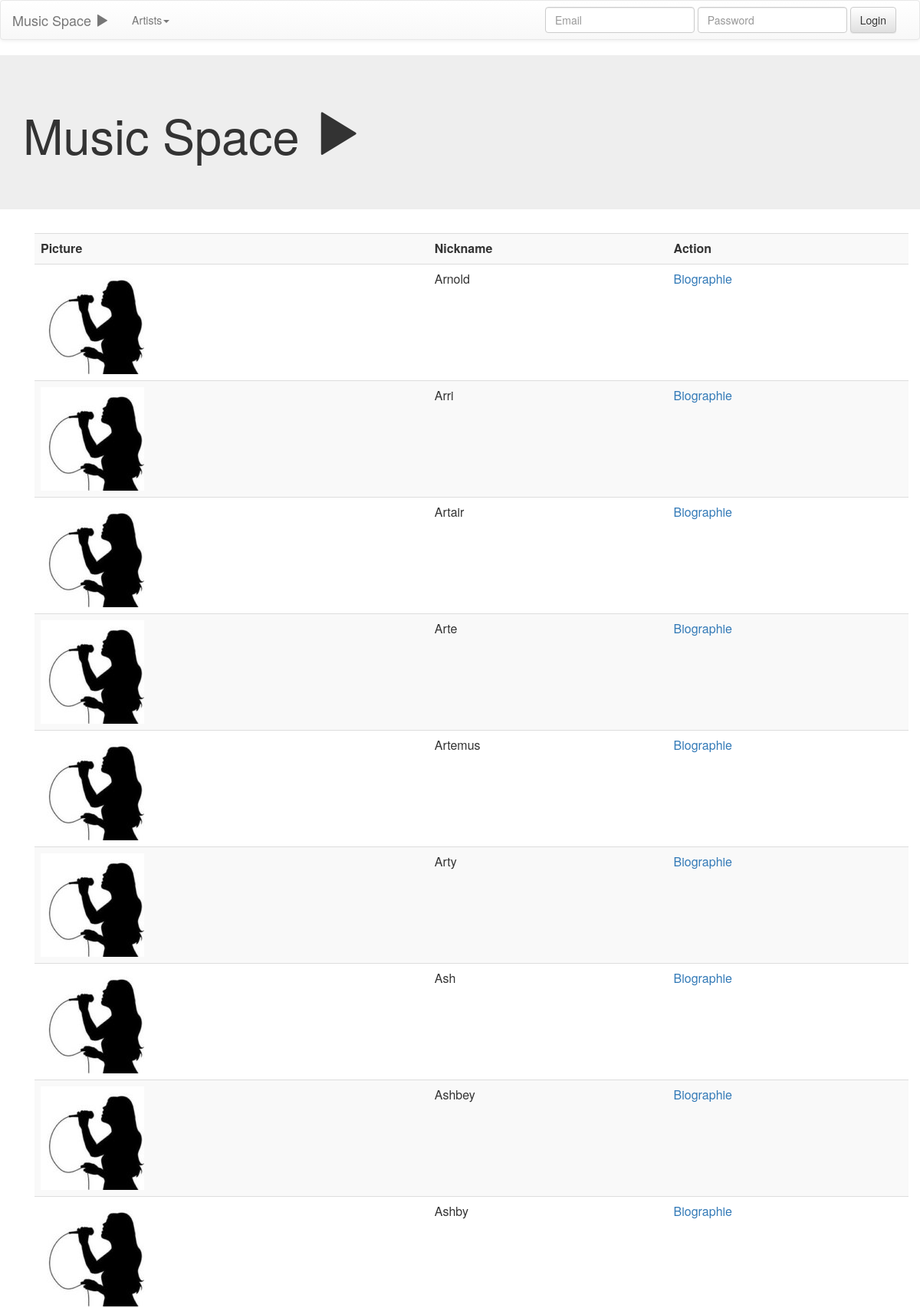
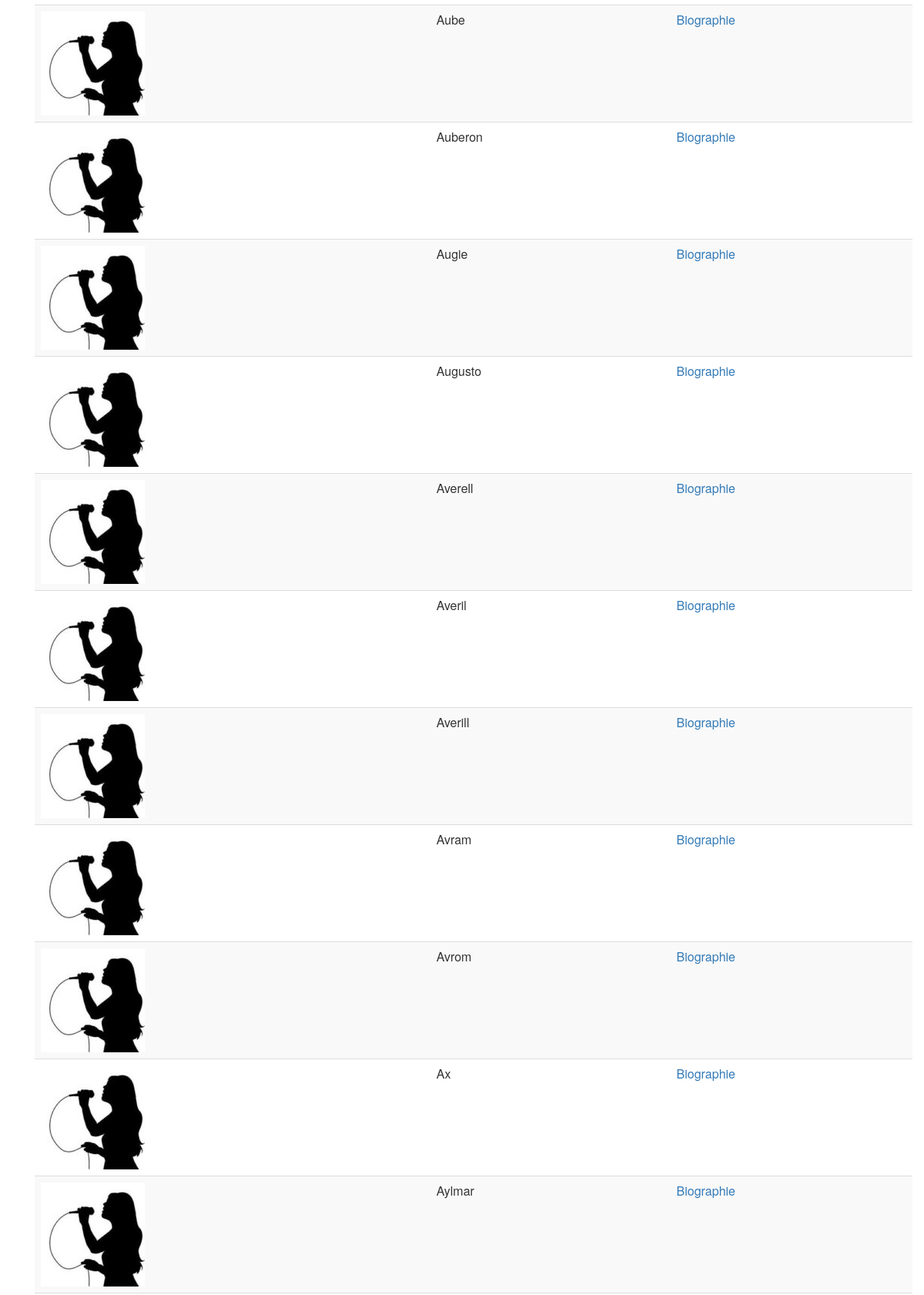
Page /index.php?controller=Artist&action=show&offset=3&limit=25 (upper part) on the committed database (2 pictures, top to bottom).
### tables this page shows
CREATE TABLE IF NOT EXISTS `Artist` (
  `id` INT NOT NULL AUTO_INCREMENT,
  `name` VARCHAR(45) NULL,
  `surname` VARCHAR(45) NULL,
  `nickname` VARCHAR(45) NOT NULL,
  `birthdate` DATE NULL,
  `birthplace` VARCHAR(45) NULL,
  `biography` TEXT NULL,
  `picture` VARCHAR(255) NULL,
  `website` TEXT NULL,
  `User_id` INT NULL,
  PRIMARY KEY (`id`));

### controller/ArtistController.controller.php (called while the page is built, shortened)
<?php
class ArtistController extends Controller{
    private  $artistDb;
    public function __construct() {
        $this->artistDb = new ArtistDb();
    }
    function show(){
        $this->refresh();
    }
    private function refresh(){
         $this->data->artists = $this->artistDb->findWithLimitOrderBy(
                 isset($this->request['offset']) ? $this->request['offset']*25 : 0,
                 isset ($this->request['limit']) ? ($this->request['limit']) : 25,
                 'nickname'
        );
         $this->getView("artist_index");
    }
}

### index.php (called while the page is built, shortened)
<?php
include 'library/config.library.php';
include 'Autoloader.php';
Engine::Route($_GET['controller'], $_GET['action'], new stdClass());

### library/DbBase.library.php (called while the page is built, shortened)
<?php
class DbBase {
    public $dbh;
    private $statement;
    protected $table;
    public function __construct($table = ""){
        $dsn = "mysql:dbname=".Config::getInstance()->get("db_name")
                     .";host=".Config::getInstance()->get("db_host")."";
        $user = Config::getInstance()->get("db_user");
        $pass = Config::getInstance()->get("db_pass");
        $this->dbh = new PDO($dsn, $user, $pass);
        $this->table = $table;
    }
    private function executeQuery($query = "",  $params = array()){
        $this->statement = $this->dbh->prepare($query);
        return $this->statement->execute();
    }
    public function fetchAll($query = "", $params = array()){
       $this->executeQuery($query, $params);
       return $this->statement->fetchAll();
    }
     public function findWithLimitOrderBy($offset,$limit,$orderColumnName){
         return $this->fetchAll("SELECT * FROM $this->table ORDER BY $orderColumnName LIMIT $offset , $limit");
    }
}

### library/config.library.php (called while the page is built, shortened)
<?php
class Config {
   private static $_instance = null;
   private $config = array();
   private function __construct() {
      $preconfig =  __DIR__.'/../config/init.json';
       $contents = file_get_contents($preconfig);
       $preconfig = json_decode($contents, true);
       $this->config = $preconfig;
   }
   public static function getInstance() {
     if(is_null(self::$_instance)) {
       self::$_instance = new Config();
     }
     return self::$_instance;
   }
   public function get($key = ""){
      return $this->config[$key];
   }
   public function set($key = "", $value = ""){
       $this->config[$key] = $value;
   }
}
?>

### Autoloader.php (called while the page is built, shortened)
<?php
class Autoloader
{
    public static function register()
    {
        spl_autoload_register(function ($class) {
            $fileLibrary =  __DIR__.'/'.Config::getInstance()->get('library_dir').'/'.$class.'.library.php';
            $fileController =  __DIR__.'/'.Config::getInstance()->get('controller_dir').'/'.$class.'.controller.php';
            $fileModel =  __DIR__.'/'.Config::getInstance()->get('model_dir').'/'.$class.'.model.php';
            if (file_exists($fileLibrary)) {
                return true;
            }elseif(file_exists($fileController)){
                require $fileController;
            }elseif(file_exists($fileModel)){
                require $fileModel;
                return true;
            }else{
                return false;
            }
        });
    }
}
?>

### library/FileManager.library.php (called while the page is built, shortened)
<?php
class FileManager {
     public static function GetFilePathForFront($file_name){
        return Config::getInstance()->get('file_directory').$file_name;
    }
}

### library/ImageUtil.library.php (called while the page is built, shortened)
<?php
class ImageUtil {
    public static function getDefaultImage($entity,$resized){
         if($resized){
           return FileManager::GetFilePathForFront("images/resized/".$entity ."_default.jpg");
          }else{
             return FileManager::GetFilePathForFront("images/default/".$entity ."_default.jpg");
          }
        }
   }

### view/_artist_index.php (the view, shortened to what this page needs)
<table class = "table table-striped table-hover">
    <th>Picture</th>
    <th>Nickname</th>
    <th>Action</th>
<?php foreach ($data->artists as $artist): ?>
     <tr>
     <td><img src ="<?= !empty($artist['picture']) ? ImageUtil::getImage($artist['picture'],true) :  ImageUtil::getDefaultImage("artist",true)?>" /></td>
     <td><?= $artist['nickname'] ?></td>
     <td> <a href="/mediadb/index.php?id=<?= $artist['id'] ?>&controller=ArtistDetail&action=biography">Biographie</a>
     </tr>
<?php endforeach; ?>
</table>

### public/styles.css (style rules this page uses)
img { z-index: 99999999999999; }

### rows in the picture
artist: nickname "Arnold"
artist: nickname "Arri"
artist: nickname "Artair"
artist: nickname "Arte"
artist: nickname "Artemus"
artist: nickname "Arty"
artist: nickname "Ash"
artist: nickname "Ashbey"
artist: nickname "Ashby"
artist: nickname "Aube"
artist: nickname "Auberon"
artist: nickname "Augie"
artist: nickname "Augusto"
artist: nickname "Averell"
artist: nickname "Averil"
artist: nickname "Averill"
artist: nickname "Avram"
artist: nickname "Avrom"
artist: nickname "Ax"
artist: nickname "Aylmar"
